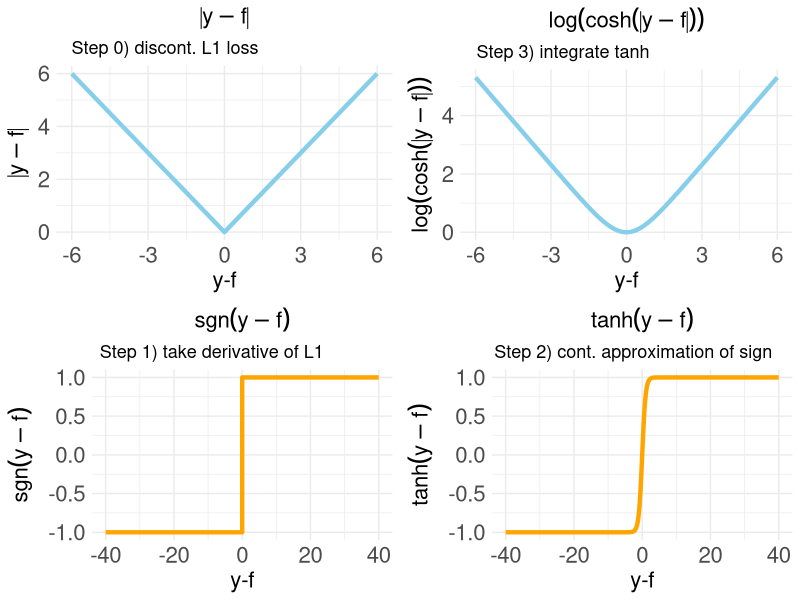
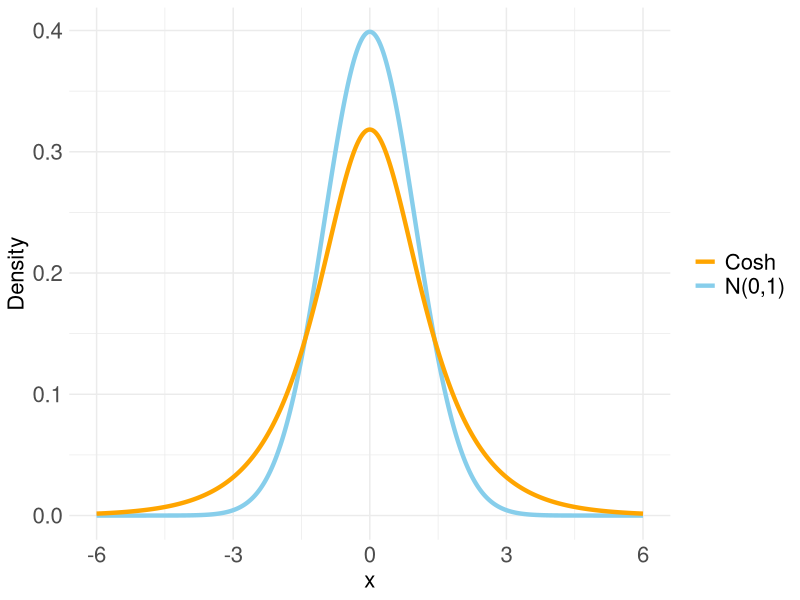

The R script that drew these images, in order:
library(ggplot2)
library(ggpubr)

# Define the range for x
x_range <- seq(-6, 6, by = 0.1)

# Set the line width
line_width <- 1.5

# Define theme adjustments for increased sizes
theme_enlarged <- function() {
  theme_minimal() +
    theme(
      plot.title = element_text(hjust = 0.5, size = 16),
      plot.subtitle = element_text(hjust = 0.1, size = 13),
      axis.title = element_text(size = 16),               
      axis.text = element_text(size = 16),
      legend.text = element_text(size=16)
    )
}

# Create plot sequence (L1 => sign => tanh => log-cosh) with updated line width
p1 <- ggplot(data.frame(x = x_range), aes(x)) +
  geom_line(aes(y = abs(x)), size = line_width, color = "skyblue") +
  labs(subtitle = "Step 0) discont. L1 loss", title = expression(abs(y-f)), x = "y-f", y = expression(abs(y-f))) +
  theme_enlarged()

p2 <- ggplot(data.frame(x = x_range), aes(x)) +
  geom_line(aes(y = log(cosh(x))), size = line_width, color = "skyblue") +
  labs(subtitle = "Step 3) integrate tanh", title = expression(log(cosh(abs(y-f)))), x = "y-f", y = expression(log(cosh(abs(y-f))))) +
  theme_enlarged()

x_sgn <- c(-40, -1e-6, 1e-6, 40)
y_sgn <- sign(x_sgn)
p3 <- ggplot(data.frame(x = x_sgn, y = y_sgn), aes(x, y)) +
  geom_step(size = line_width, color = "orange") +
  labs(subtitle = "Step 1) take derivative of L1", title = expression(sgn(y-f)), x = "y-f", y = expression(sgn(y-f))) +
  theme_enlarged()

x_tanh <- seq(-40, 40, by = 0.1)
p4 <- ggplot(data.frame(x = x_tanh), aes(x)) +
  geom_line(aes(y = tanh(x)), size = line_width, color="orange") +
  labs(subtitle = "Step 2) cont. approximation of sign", title = expression(tanh(y-f)), x = "y-f", y = expression(tanh(y-f))) +
  theme_enlarged()

# Combine the plots
ggarrange(p1, p2, p3, p4, ncol = 2, nrow = 2)


##### plot gaussian and cosh densities together

library(ggplot2)

# Define the range for x
x_range <- seq(-6, 6, length.out = 1000)

# Define the standard Gaussian density function
gaussian_density <- dnorm(x_range)

# Define the cosh density function
cosh_density <- 1 / (pi * cosh(x_range))

# Create a data frame for plotting
data_to_plot <- data.frame(x = x_range, Gaussian = gaussian_density, Cosh = cosh_density)

# Create the ggplot
p <- ggplot(data_to_plot, aes(x)) +
  geom_line(aes(y = Gaussian, color = "N(0,1)"), size=line_width) +
  geom_line(aes(y = Cosh, color = "Cosh"), size=line_width) +
  labs(x = "x", y = "Density") +
  scale_color_manual(values = c("N(0,1)" = "skyblue", "Cosh" = "orange")) +
  theme_enlarged() +
  theme(legend.title = element_blank()) +
  theme(legend.text = element_text(size=16))

# Print the plot
print(p)
